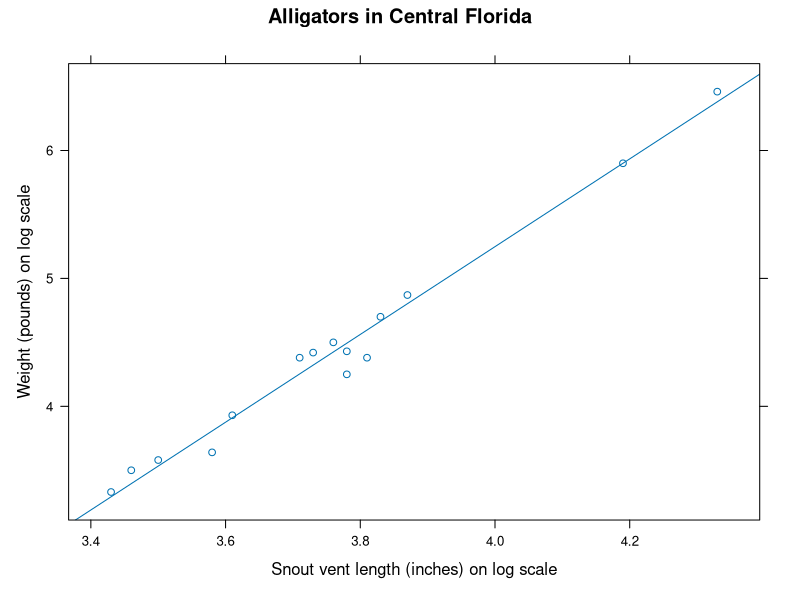
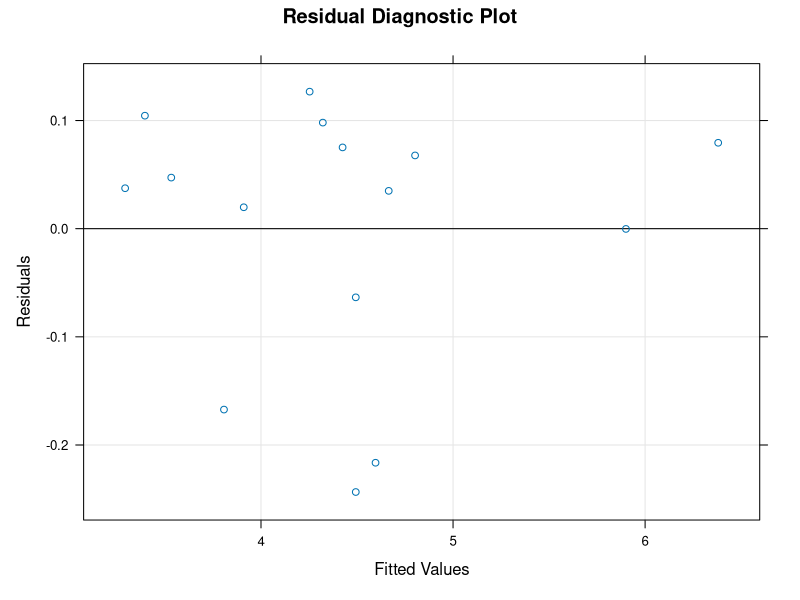

Recreate these plots in R, in order.
## primer 
3*3
library(lattice)
r = sqrt (729);

b <- 1947.0;
b <- as.character(b);
print (b);

one_to_six <- c(1, 2, 3, 4, 5, 6);
class(one_to_six);

one_a <- c(1, "a", 2, "b");
class(one_a) # caracter

presidentes <- c("toledo","alan","humala","belaunde","alan","ppk","fujimori")
print (presidentes);
length(presidentes);
presidentes[1:2];
presidentes[c(4,2,7,1,5,3,6)];
presidentes[c(6,3,5,1,7,2,4)];
sort(presidentes);
presidents[order(presidentes)];

out <- c(rep('a', 2), seq(1, 5), seq(7, 11, by=2)) 
print (out);

myVec <- c(1, 2, NA, 4)
print (myVec);
myVec[!is.na(myVec)]

mySample <- sample(1:100, 50, replace=T)
print (mySample);

class (iris)  # tipo
sapply (iris, class)  # tipo de variables en columnas
str (iris)  # estructura
summary (iris)  # resumen
head (iris)  # ver todo
rownames (iris)  # filas
colnames (iris)  # columnas
nrow (iris)  # numero de filas
ncol (iris) # numero columnas

numRows <- nrow(iris)
numCols <- ncol(iris)
iris[(numRows-1):numRows, (numCols-1):numCols]

alligator = data.frame(
  lnLength = c(3.87, 3.61, 4.33, 3.43, 3.81, 3.83, 3.46, 3.76,
               3.50, 3.58, 4.19, 3.78, 3.71, 3.73, 3.78),
  lnWeight = c(4.87, 3.93, 6.46, 3.33, 4.38, 4.70, 3.50, 4.50,
               3.58, 3.64, 5.90, 4.43, 4.38, 4.42, 4.25)
)
print (alligator);

dev.new()
xyplot(lnWeight ~ lnLength, data = alligator,
       xlab = "Snout vent length (inches) on log scale",
       ylab = "Weight (pounds) on log scale",
       main = "Alligators in Central Florida",
       type=c("p","r")
)

# modelo lineal
alli.mod1 = lm(lnWeight ~ lnLength, data = alligator)

summary(alli.mod1)
dev.new()
xyplot(resid(alli.mod1) ~ fitted(alli.mod1),
       xlab = "Fitted Values",
       ylab = "Residuals",
       main = "Residual Diagnostic Plot",
       panel = function(x, y, ...)
       {
         panel.grid(h = -1, v = -1)
         panel.abline(h = 0)
         panel.xyplot(x, y, ...)
       }
)